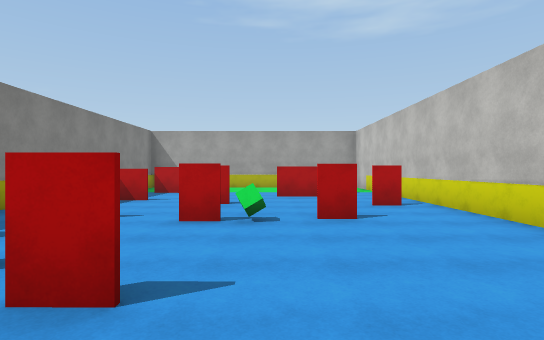
[1] (above)

12 first-person views from a walk through a scene from a Unity 3-D project. The camera is 1.5 m above the floor, looks level and sees 80° across. The floor is counted in squares, 1.92 m on a side. Each view is taken from the middle of a square. On the plan, view 1 faces up. The plan holds only what a view shows up to about 11 squares ahead; the rest is blank. The place goes on beyond the plan. The player character is not drawn. Surface patterns are stand-ins for the level's own textures.

[2]
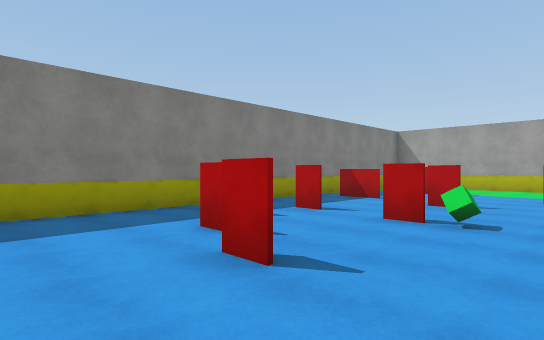

[3]
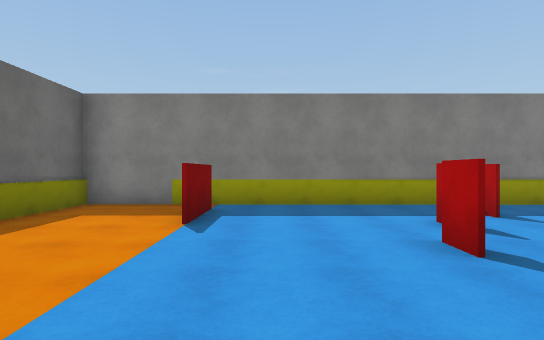

[4]
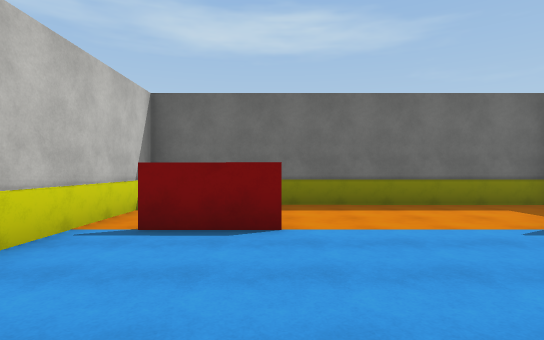

[5]
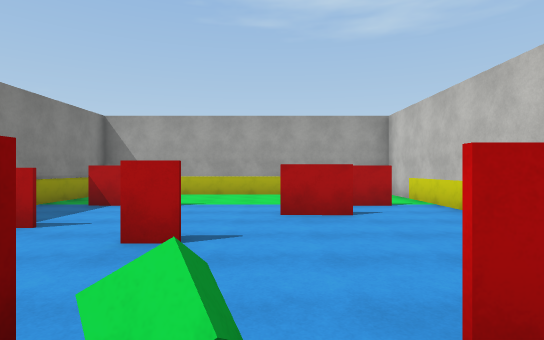

[6]
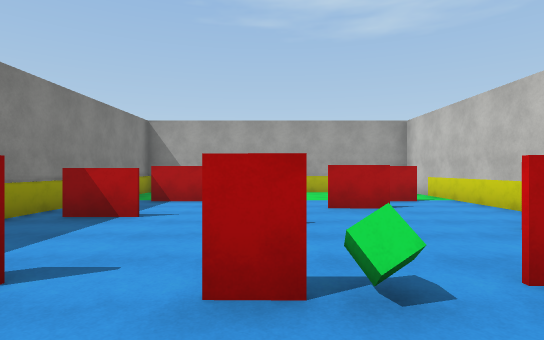

[7]
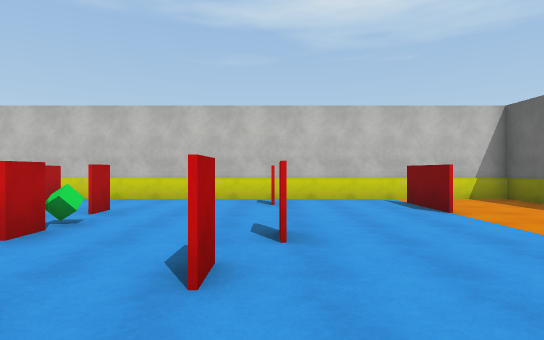

[8]
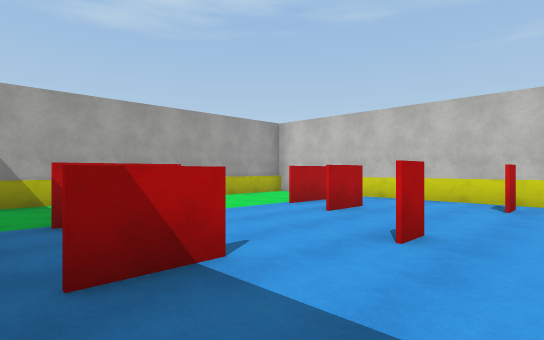

[9]
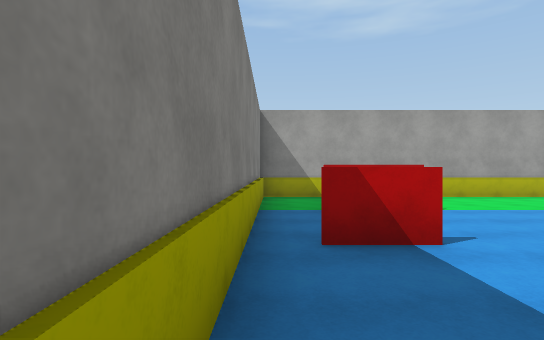

[10]
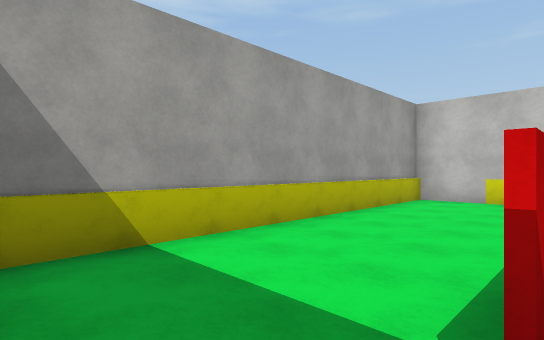

[11]
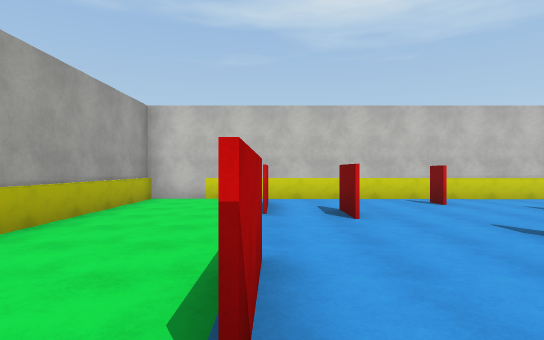

[12]
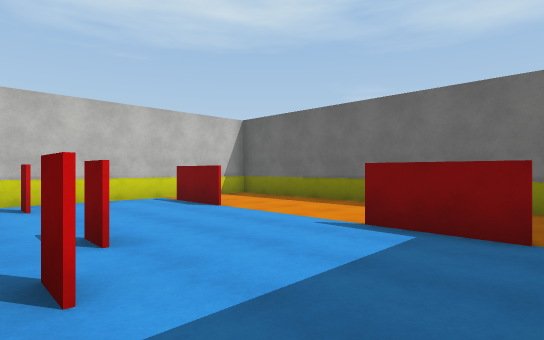

### Floor plan
Points are (right, up) in squares from view 1. A wall is a line through its corners. A room is listed if a view was taken in it or the views show most of it. See-through windows are left out.
Room 1 (views 1, 2, 3, 4, 5, 6, 7, 8, 9, 10, 11, 12)
walls: (-0.7, 4.9) (-1.4, 4.9); (1.4, 5.2) (0.7, 5.2); (-0.9, 7.4) (-1.7, 7.5); (-2.8, 5.2) (-3.6, 5.2); (-0.8, 1.8) (-1.6, 1.8); (-2.2, 2.5) (-3, 2.5) (-2.2, 2.5); (-1.6, 1.9) (-0.8, 1.9); (-3.2, 8.4) (-4.5, 8.4); (0.8, -1.3) (2.8, -1.3); (-2.2, 11.1) (-4, 11.1); (2.7, 11.1) (0.7, 11.1); (-4.6, -1.2) (-2.6, -1.2); (-5.3, 14) (-5.3, -4.2) (3.7, -4.3) (3.7, 14.3) (-5.4, 14.3)
objects: green cube (0, 5)

Where each view was taken, in squares from view 1:
view 1: 0 up, 0 right, facing up
view 2: 0 up, 1 right, facing up-left
view 3: 0 up, 2 right, facing left
view 4: 3 up, 1 right, facing down
view 5: 4 up, 0 right, facing up
view 6: 3 up, 1 left, facing up
view 7: 2 up, 5 left, facing right
view 8: 6 up, 5 left, facing up-right
view 9: 5 up, 5 left, facing up
view 10: 11 up, 5 left, facing up-right
view 11: 11 up, 5 left, facing right
view 12: 3 up, 5 left, facing down-right
